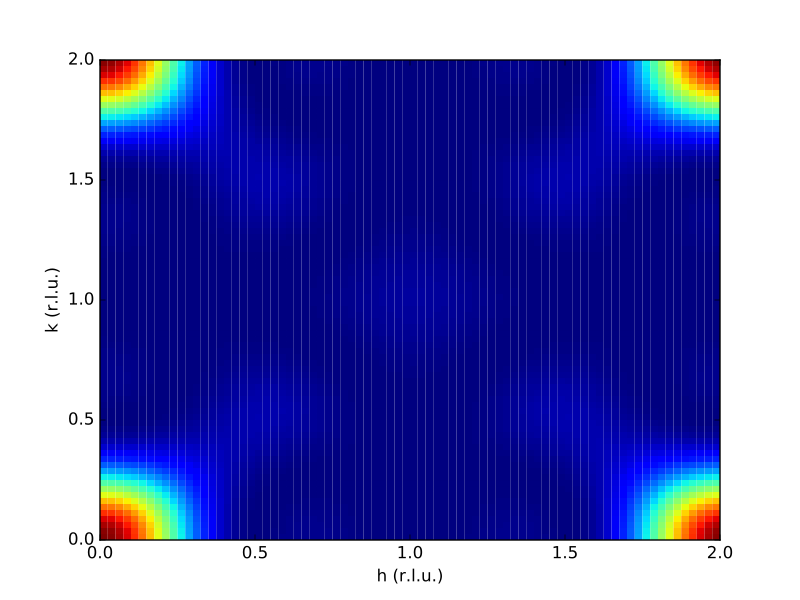

This figure's Python source:
from neutronpy import Material
import numpy as np
import matplotlib.pyplot as plt
from matplotlib import cm
h, k = np.meshgrid(np.linspace(0, 2, 81), np.linspace(0, 2, 81))
def_FeTe = {'name': 'Fe1.1Te',
            'composition': [{'ion': 'Fe', 'pos': [0.75, 0.25, 0.0]},
                            {'ion': 'Fe', 'pos': [0.25, 0.75, 0.0]},
                            {'ion': 'Te', 'pos': [0.25, 0.25, 0.2839]},
                            {'ion': 'Te', 'pos': [0.75, 0.75, -0.2839]},
                            {'ion': 'Fe', 'pos': [0.25, 0.25, 0.721], 'occupancy': 0.1},
                            {'ion': 'Fe', 'pos': [0.75, 0.75, -0.721], 'occupancy': 0.1}],
            'debye-waller': False,
            'massNorm': False,
            'lattice': {'abc': [3.81, 3.81, 6.25],
                        'abg': [90, 90, 90]},
            'space_group': 'P4/nmm'}
FeTe = Material(def_FeTe)
str_fac = np.abs(FeTe.calc_nuc_str_fac((h, k, 0))) ** 2
plt.pcolormesh(h, k, str_fac, cmap=cm.jet)
plt.xlabel('h (r.l.u.)')
plt.ylabel('k (r.l.u.)')
plt.show()
